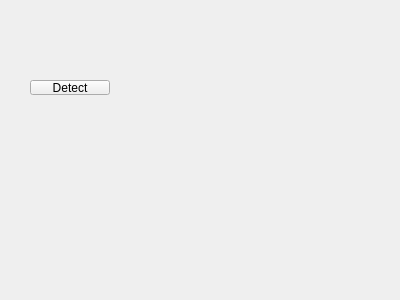
<?xml version="1.0" encoding="UTF-8"?>
<ui version="4.0">
 <class>Form</class>
 <widget class="QWidget" name="Form">
  <property name="geometry">
   <rect>
    <x>0</x>
    <y>0</y>
    <width>400</width>
    <height>300</height>
   </rect>
  </property>
  <property name="windowTitle">
   <string>Form</string>
  </property>
  <widget class="QPushButton" name="pushButton">
   <property name="geometry">
    <rect>
     <x>30</x>
     <y>80</y>
     <width>80</width>
     <height>15</height>
    </rect>
   </property>
   <property name="text">
    <string>Detect</string>
   </property>
  </widget>
  <widget class="QWidget" name="widget" native="true">
   <property name="geometry">
    <rect>
     <x>129</x>
     <y>19</y>
     <width>251</width>
     <height>261</height>
    </rect>
   </property>
  </widget>
 </widget>
 <resources/>
 <connections/>
</ui>
